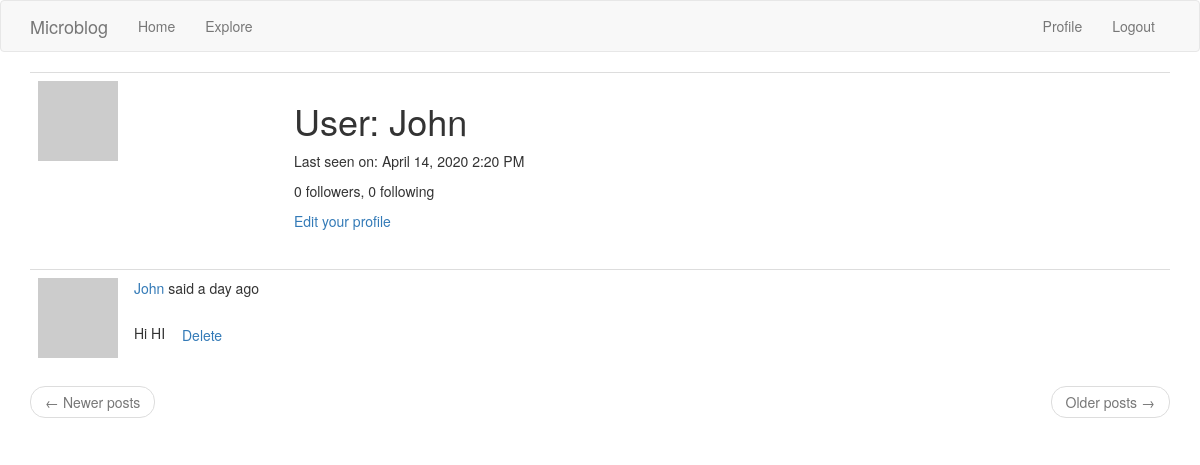
Page /user/John (signed in) on the earlier database version.
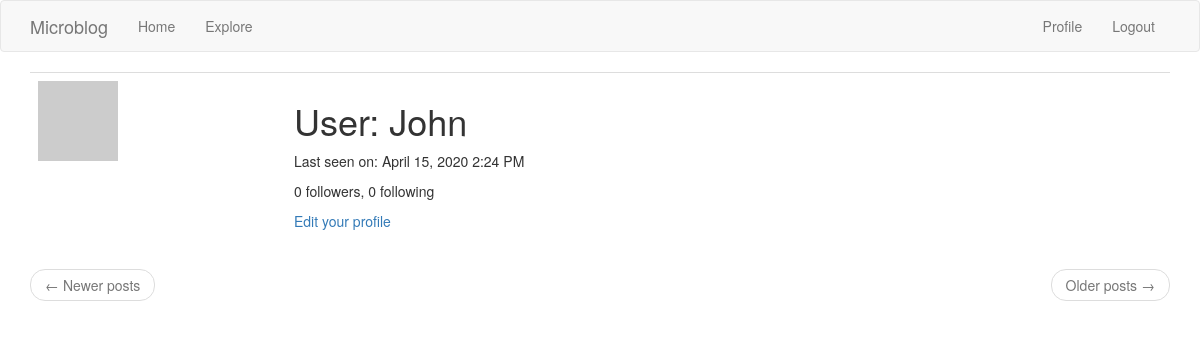
Same page on the later database version.
### app/models.py (models this page shows, shortened)
class User(UserMixin, db.Model):
    id = db.Column(db.Integer, primary_key=True)
    username = db.Column(db.String(64), index=True, unique=True)
    email = db.Column(db.String(120), index=True, unique=True)
    password_hash = db.Column(db.String(128))
    posts = db.relationship("Post", backref="author", lazy="dynamic")
    about_me = db.Column(db.String(140))
    last_seen = db.Column(db.DateTime, default=datetime.utcnow)
    followed = db.relationship(
        "User",
        secondary=followers,
        primaryjoin=(followers.c.follower_id == id),
        secondaryjoin=(followers.c.followed_id == id),
        backref=db.backref("followers", lazy="dynamic"),
        lazy="dynamic",
    )
    def avatar(self, size):
        digest = md5(self.email.lower().encode("utf-8")).hexdigest()
        return "https://www.gravatar.com/avatar/{}?d=identicon&s={}".format(
            digest, size
        )

class Post(db.Model):
    id = db.Column(db.Integer, primary_key=True)
    body = db.Column(db.String(140))
    timestamp = db.Column(db.DateTime, index=True, default=datetime.utcnow)
    user_id = db.Column(db.Integer, db.ForeignKey("user.id"))
    language = db.Column(db.String(5))

### app/routes.py (the view)
@app.route("/user/<username>")
@login_required
def user(username):
    user = User.query.filter_by(username=username).first_or_404()
    page = request.args.get("page", 1, type=int)
    posts = user.posts.order_by(Post.timestamp.desc()).paginate(
        page, app.config["POSTS_PER_PAGE"], False
    )
    next_url = (
        url_for("user", username=user.username, page=posts.next_num)
        if posts.has_next
        else None
    )
    prev_url = (
        url_for("user", username=user.username, page=posts.prev_num)
        if posts.has_prev
        else None
    )
    return render_template(
        "user.html", user=user, posts=posts.items, next_url=next_url, prev_url=prev_url
    )

### app/models.py (called while the page is built)
@login.user_loader
def load_user(id):
    return User.query.get(int(id))

### app/routes.py (called while the page is built)
@app.before_request
def before_request():
    if current_user.is_authenticated:
        current_user.last_seen = datetime.utcnow()
        db.session.commit()
    g.locale = str(get_locale())

### app/templates/user.html (shortened to what this page needs)
{% extends "base.html" %} {% block app_content %}
<table class="table table-hover">
  <tr>
    <td width="256px"><img src="{{ user.avatar(256) }}" /></td>
    <td>
      <h1>{{ _('User') }}: {{ user.username }}</h1>
       {% if user.last_seen %}
      <p>{{ _('Last seen on') }}: {{ moment(user.last_seen).format('LLL') }}</p>
      {% endif %}
      <p>
        {{ _('%(count)d followers', count=user.followers.count()) }},
        {{ _('%(count)d following', count=user.followed.count()) }}
      </p>
      {% if user == current_user %}
      <p><a href="{{ url_for('edit_profile') }}">{{ _('Edit your profile') }}</a></p>
      {% elif not current_user.is_following(user) %}
      <p><a href="{{ url_for('follow', username=user.username) }}">{{ _('Follow') }}</a></p>
      {% else %}
      <p><a href="{{ url_for('unfollow', username=user.username) }}">{{ _('Unfollow') }}</a></p>
      {% endif %}
    </td>
  </tr>
</table>
{% for post in posts %} {% include '_post.html' %} {% endfor %}
<nav aria-label="...">
  <ul class="pager">
    <li class="previous{% if not prev_url %} disabled{% endif %}">
      <a href="{{ prev_url or '#' }}">
        <span aria-hidden="true">&larr;</span> {{ _('Newer posts') }}
      </a>
    </li>
    <li class="next{% if not next_url %} disabled{% endif %}">
      <a href="{{ next_url or '#' }}">
        {{ _('Older posts') }} <span aria-hidden="true">&rarr;</span>
      </a>
    </li>
  </ul>
</nav>
{% endblock %}

### app/templates/base.html (shortened to what this page needs)
{% extends 'bootstrap/base.html' %}  {% block navbar %}
<nav class="navbar navbar-default">
  <div class="container">
    <div class="navbar-header">
      <a class="navbar-brand" href="{{ url_for('index') }}">Microblog</a>
    </div>
    <div class="collapse navbar-collapse" id="bs-example-navbar-collapse-1">
      <ul class="nav navbar-nav">
        <li><a href="{{ url_for('index') }}">{{ _('Home') }}</a></li>
        <li><a href="{{ url_for('explore') }}">{{ _('Explore') }}</a></li>
      </ul>
      <ul class="nav navbar-nav navbar-right">
        {% if current_user.is_anonymous %}
        <li><a href="{{ url_for('login') }}">{{ _('Login') }}</a></li>
        {% else %}
        <li>
          <a href="{{ url_for('user', username=current_user.username) }}">{{ _('Profile') }}</a>
        </li>
        <li><a href="{{ url_for('logout') }}">{{ _('Logout') }}</a></li>
        {% endif %}
      </ul>
    </div>
  </div>
</nav>
{% endblock %} {% block content %}
<div class="container">
  {% block app_content %}{% endblock %}
</div>
{% endblock %}

### app/templates/_post.html (shortened to what this page needs)
<table class="table table-hover">
  <tr>
    <td width="70px">
      <a href="{{ url_for('user', username=post.author.username) }}">
          <img src="{{ post.author.avatar(70) }}" />
      </a>
    </td>
    <td>
      {{ _('%(username)s said %(when)s',
        username=user_link, when=moment(post.timestamp).fromNow()) }}
      <br><br>
      <span id="post{{ post.id }}">{{ post.body }}</span>
      {% if post.author.id == current_user.id %}
      <form action="/delete/{{ post.id }}" method="POST" style="display: inline;">
        <button class="btn btn-link" type="submit" value="Delete"/>Delete</button>
      </form>
      {% endif %}
    </td>
  </tr>
</table>

Differences in the rows shown:
removed Post: body "Hi HI"
changed User "John": last_seen "April 14, 2020 2:20 PM" → "April 15, 2020 2:24 PM"
